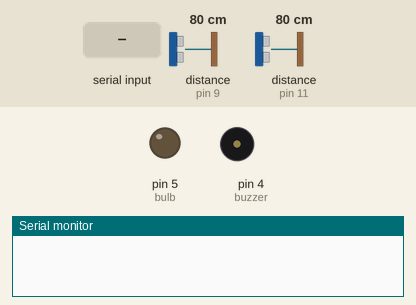
The sketch below on a simulated Arduino Uno, built with avr-gcc and run on an emulated ATmega328P. Parts: output pins drawn as LEDs (lit = HIGH), buzzer (waves = sounding, pin HIGH), the last lines printed to the serial monitor. The test bench sets the inputs (shaded band); at power-on: distance to the obstacle (sensors on pin 9, pin 11) 80 cm. The echo pulse lasts 58.3 µs per cm.

Above: at 1.2 s.
1.3 s: "R" received over the second serial link
At 2.2 s:
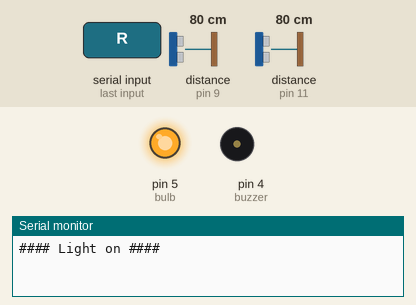
2.8 s: distance to the obstacle (sensor on pin 9) set to 2 cm
5.3 s: distance to the obstacle (sensor on pin 11) set to 2 cm
7.3 s: distance to the obstacle (sensor on pin 9) set to 60 cm
At 7.47 s:
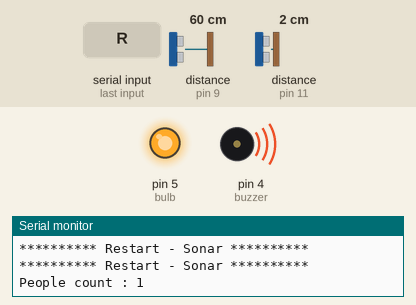
9.0 s: "B" received over the second serial link
10.5 s: "A" received over the second serial link
At 11.3 s:
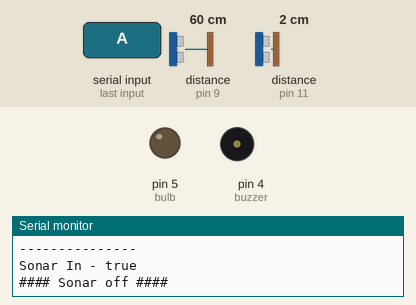
Timing chart, 0 to 13.0 s (numbered marks = the images above; inputs shaded):
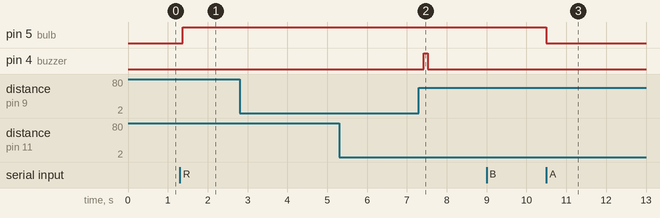

The sketch:

Arduino.ino
```cpp
#include <SoftwareSerial.h>
#include <NewPing.h>

int bulb = 5;
bool lightOn = false;
bool lightOff = false;

int heatSensor = A0;
float creticalTemp = 25;

int buzzer = 4;
//int bzr_vol = 200;

SoftwareSerial HC05(2, 3); //RX, TX

NewPing sonarOut(8, 9, 200); //Trig, Echo
NewPing sonarIn(10, 11, 200);  //Trig, Echo

bool sonarOn = true;
int dIn, dOut,
    sMinDistance = 70,
    smedian = 2,
    sDelay = 100,
    sCount = 0,
    spCount = 0,
    sReset = 15;
bool sOut = false,
     sIn = false;

void setup() {

  pinMode(bulb, OUTPUT);
  pinMode(buzzer, OUTPUT);
  HC05.begin(9600);
  Serial.begin(9600);

}

void loop() {

  if(HC05.available()){
    bluetooth();
  }

  if(sonarOn){
    ultrasonic();
  }

  if((spCount > 0 && !lightOff) || lightOn){
    light(true);
  }else{
    light(false);
  }

}

void light(bool turnOn){
  if(turnOn){
    digitalWrite(bulb, HIGH);
  }else{
    digitalWrite(bulb, LOW);
  }
}

void bluetooth(){
  int val = HC05.read();
  //Serial.println((char)val);
  if(val == 'B'){
    sonarOn = false;
    resetSonar();
    Serial.println("\n#### Sonar off ####");
  }else if(val == 'F'){
    sonarOn = true;
    Serial.println("\n#### Sonar on ####");
  }else if(val == 'R'){
    lightOff = false;
    lightOn = true;
    Serial.println("\n#### Light on ####");
  }else if(val == 'L'){
    lightOn  = false;
    lightOff = true;
    Serial.println("\n#### Light off ####");
  }else if(val == 'A'){
    lightOn = false;
    lightOff = false;
  }else if(val == 'T'){ //get Temperature
    int t = getTemp();
    HC05.write((char)t);
    Serial.print("\n#### Sent Temperature : ");
    Serial.print(t);
    Serial.println(" ####");
  }else if(val == 'G'){  //get people count
    HC05.write(spCount);
    Serial.print("\n#### Sent People count : ");
    Serial.print(spCount);
    Serial.println(" ####");
  }else if(val == 'S'){ //set people count
    delay(150);
    if( !HC05.available() ) return;
    int p = HC05.read();
    if(p < 0){p = 0;}
    spCount = p;
    Serial.print("\n#### Set new People count : ");
    Serial.print(spCount);
    Serial.println(" ####");

  }
}

void ultrasonic(){

  dOut = sonarOut.ping_median(smedian)/48;
  dIn = sonarIn.ping_median(smedian)/48;


  if( (dIn < sMinDistance && dIn != 0) && (dOut > sMinDistance || dOut == 0)){
    if(sOut){
      sOut = false;
      spCount++;
      Serial.print("\nPeople count : ");
      Serial.println(spCount);
      digitalWrite(buzzer, HIGH);
      delay(sDelay);
      digitalWrite(buzzer, LOW);
    }else{
      if(!sIn){
        Serial.println("Sonar In - true");
    }
      sIn = true;
    }
  }

  if( (dOut < sMinDistance && dOut != 0) && (dIn > sMinDistance || dIn == 0)){
    if(sIn){
      sIn = false;
      //pCount--;
      spCount = (spCount == 0)? 0 : spCount-1;
      Serial.print("\nPeople count : ");
      Serial.println(spCount);
      digitalWrite(buzzer, HIGH);
      delay(sDelay);
      digitalWrite(buzzer, LOW);
      return;
    }else{
      if(!sOut){
        Serial.println("Sonar Out - true");
      }
      sOut = true;
    }
  }

  if(dOut < sMinDistance && dIn < sMinDistance && dOut != 0 && dIn != 0){
    Serial.println("********** Restart - Sonar **********");
    return;
  }

  if(sOut || sIn){
    sCount++;
  }

  if(sCount > sReset){
    sOut = sIn = false;
    sCount = 0;
    Serial.print("---------------\nReset - Sonar\n---------------\n");
  }

}

void resetSonar(){
  dIn = 0;
  dOut = 0;
  sCount = 0;
  spCount = 0;
  sOut = false;
  sIn = false;
}

float getTemp(){
  int r = analogRead(A0);
  float v = r * 5.0/1024; //get the output voltage
  return abs((v)*100);  //transform the voltage into temperature
}
```

Measured:
- after the input at 1.3 s, pin 5 (bulb): LOW → HIGH after 0.07 s
- after the input at 7.3 s, pin 4 (buzzer): LOW → HIGH after 0.12 s, → LOW 0.10 s later
- after the input at 10.5 s, pin 5 (bulb): HIGH → LOW at once
